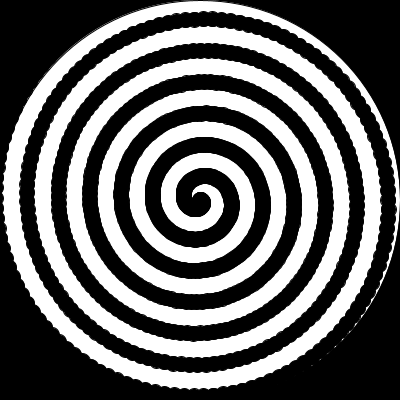
Frame 1 (no input)
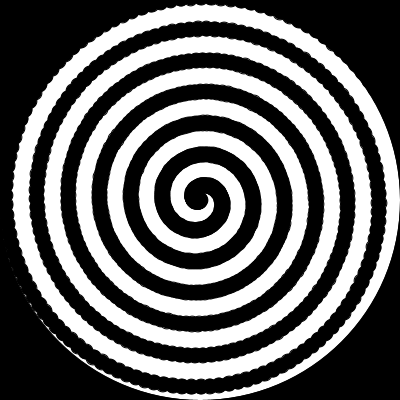
Frame 60 (the mouse pressed at the canvas centre just before this capture)
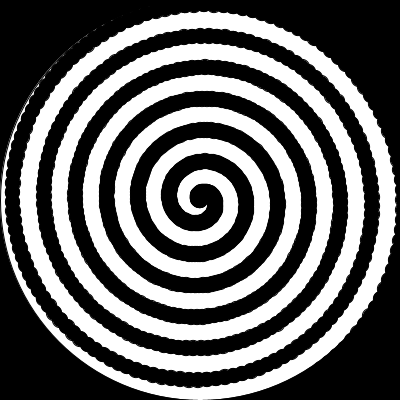
Frame 120 (the mouse held since frame 60 and released just before this capture)

The Processing sketch that drew these frames (run headless with seeded random() and noise(); from frame 60 on, the mouse is pressed at the canvas centre):

// Processing sketch: processing_152695
// ── processing_152695.pde

float rads=0; // ROTATIONAL VARIABLE
float d=15; // DIAMETER CIRCLES OR SPIRAL SIZE
void setup(){
  size(400,400);
}
void draw(){
  background(0);
  fill(255);
  smooth();
  ellipse(width/2,height/2,400,400);
  translate(width/2,height/2);
  rotate(rads);
  rads-=0.5; // ROTATIONAL SPEED AND DIRECTION
  for(float a=0;a<30*PI;a+=0.05){
    float R; // VARIABLE AMPLITUDE
    R=5*a; // EQUATION SPIRAL OF ARQUIMEDES
    fill(0);
    ellipse(cos(a)*R,sin(a)*R,d,d);
  }
}
